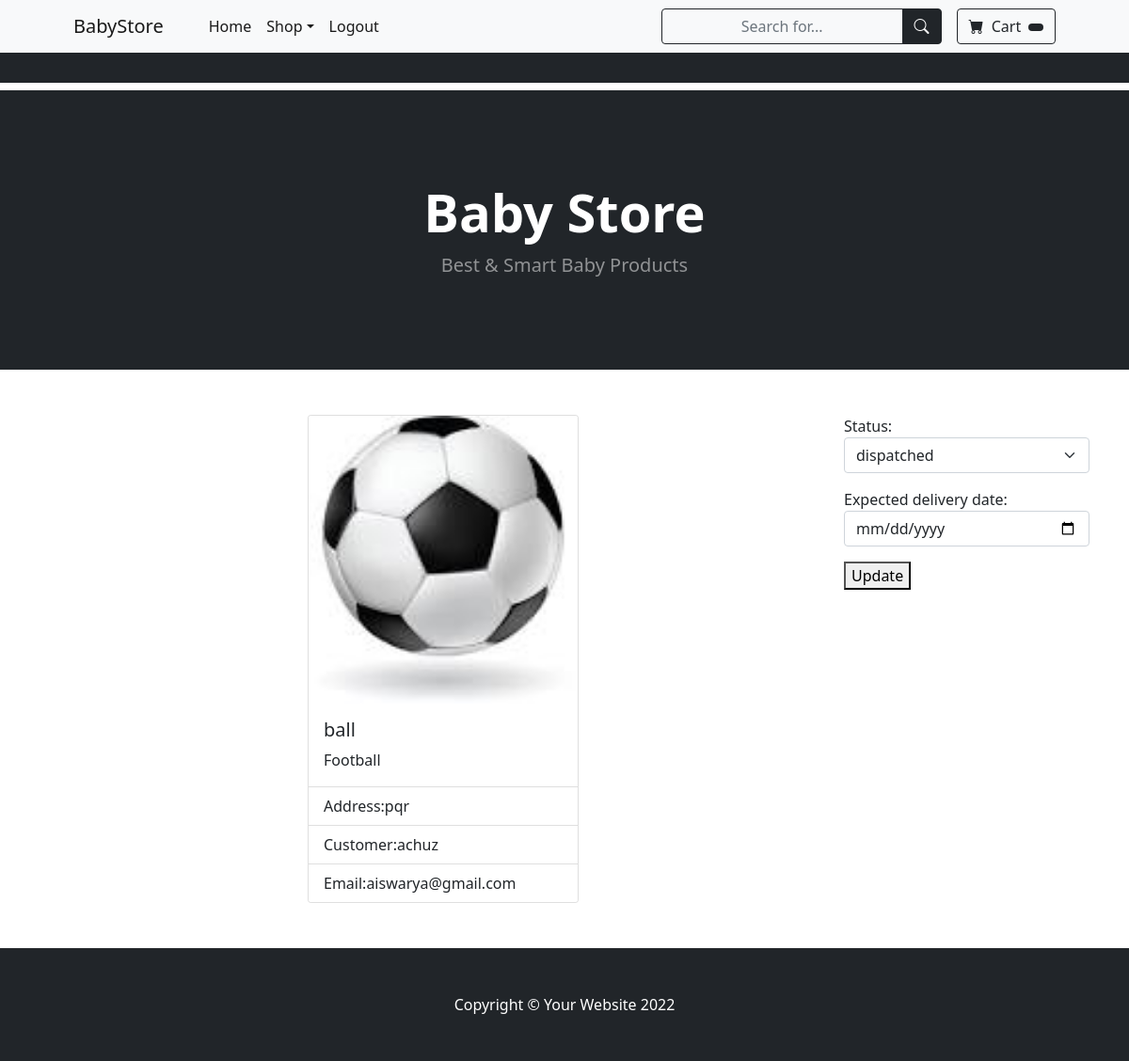
The page /owner/orders/details/2 on the database its author committed.
### owner/models.py (models this page shows, shortened)
class Order(models.Model):
    product=models.ForeignKey(Product,on_delete=models.CASCADE)
    user=models.ForeignKey(User,on_delete=models.CASCADE)
    created_date=models.DateTimeField(auto_now_add=True,null=True)
    options=(
        ("order-placed","order-placed"),
        ("dispatched","dispatched"),
        ("in-transit","in-transit"),
        ("delivered","delivered"),
        ("cancelled","cancelled"),
    )
    status=models.CharField(max_length=120,choices=options,default="order-placed")
    delivery_address=models.CharField(max_length=250,null=True)
    expected_delivery_date=models.DateTimeField(null=True)

class Product(models.Model):
    product_name=models.CharField(max_length=200,unique=True)
    category=models.ForeignKey(Categories,on_delete=models.CASCADE)
    image=models.ImageField(upload_to="images",null=True)
    price=models.PositiveIntegerField()
    description=models.CharField(max_length=250,null=True)

### owner/views.py (the view, shortened to what this page needs)
# urls.py: path("orders/details/<int:id>", views.OrderDetailView.as_view(), name="order-details"),
class OrderDetailView(DetailView):
    model = Order
    template_name = "owner/order-details.html"
    pk_url_kwarg = "id"
    context_object_name = "order"
    def get_context_data(self, **kwargs):
        context=super().get_context_data()
        form=OrderUpdateForm()
        context["form"]=form
        return context

### owner/forms.py
class OrderUpdateForm(forms.Form):
    options = (
        ("dispatched", "dispatched"),
        ("in-transit", "in-transit")
    )
    status=forms.ChoiceField(choices=options,widget=forms.Select(attrs={"class":"form-select"}))
    expected_delivery_date=forms.DateField(widget=forms.DateInput(attrs={"class":"form-control","type":"date"}))

### owner/templates/owner/order-details.html (shortened to what this page needs)
{%extends 'base.html'%}
{%block body_block%}
<div class="container">
    <div class="row">
        <div class="col-3"></div>
        <div class="col-6">
            <div class="card" style="width: 18rem;">
                <img src="{{order.product.image.url}}" class="card-img-top" alt="...">
                <div class="card-body">
                    <h5 class="card-title">{{order.product.product_name}}</h5>
                    <p class="card-text">{{order.product.description}}</p>
                </div>
                <ul class="list-group list-group-flush">
                    <li class="list-group-item">Address:{{order.delivery_address}}</li>
                    <li class="list-group-item">Customer:{{order.user.username}}</li>
                    <li class="list-group-item">Email:{{order.user.email}}</li>
                </ul>
            </div>
        </div>
        <div class="col-3">
             <form action="" method="post">
                {{form.as_p}}
                <button type="submit">Update</button>
            </form>
        </div>
    </div>
</div>
{%endblock%}

### rows shown on the page
Order: product.image (picture), product.product_name "ball", product.description "Football", delivery_address "pqr", user.username "achuz", user.email "aiswarya@gmail.com"
